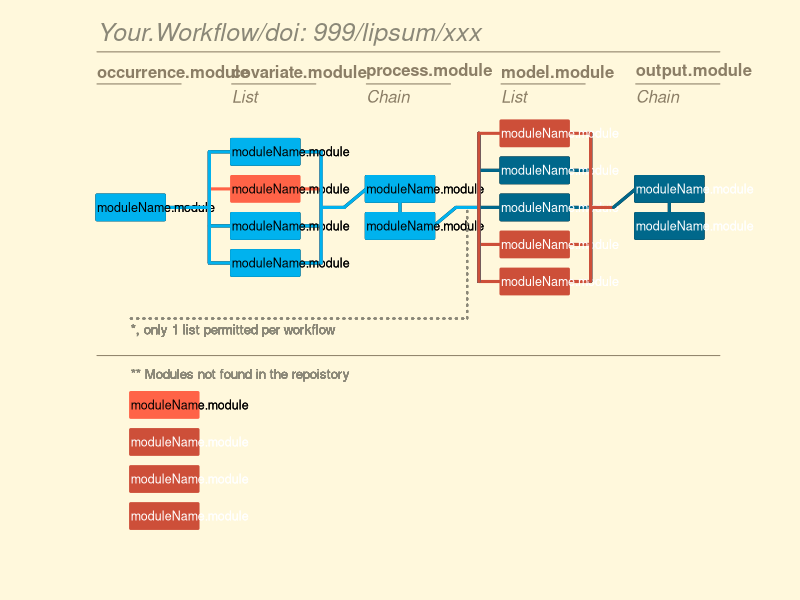

The R source for this figure:
x1 <- c(10,30,50,70,90)		# lower corner for box (Xaxis)
x2 <- c(20,40,60,80,100)	# top corner for box (Xaxis)
xG = x2[1]-x1[1]			# gap between boxes (Xaxis)

yM = 50	# Y val for middle line 
yL = 105	# Y val for title labels, e.g. 'x.module'
yH = 10	# height of boxes (Y axis)
yG = 5	# gap betwen boxes (Yaxis)
yLG = 0	# gap between lines (Yaxis)

# module labels
	ModuleLabels <- function(x1, yL, colr){
		segments(x1[1], yL+8, x2[5]+yG*0.5, yL+8, col=colr)
		text(x1[1], yL, "occurrence.module", 	col=colr, adj=0, font = 2)
		text(x1[2], yL, "covariate.module", 	col=colr, adj=0, font = 2)
		text(x1[3], yL, "process.module", 		col=colr, adj=0, font = 2)
		text(x1[4], yL, "model.module", 		col=colr, adj=0, font = 2)
		text(x1[5], yL, "output.module", 		col=colr, adj=0, font = 2)
		for(k in 1:5) {
			segments(x1[k], yL-5, x2[k]+yG*0.5, yL-5, col=colr)
			if(IsChain[k]==T) text(x1[k], yL-10, "Chain", col=colr, adj=0, font=3)
			if(IsList[k]==T) 	text(x1[k], yL-10, "List", col=colr, adj=0, font=3)
		}
		segments(x1[1], -10, x2[5]+yG*0.5, -10, col=colr)
	}

Boxed <- function( NoOfModules, InModuleList, IsList, x1, x2, xG, yM, yL, yH, yG, yLG, clrs, lW){

ListAlready = 0
ModuleInc    = 0
ColCode      = 1
clrsTXT = "black"
wInc = -35

for(i in 1:5){
	if( i!=1)	segments(x1[i]-xG*0.66, yM, x1[i]-xG*0.33, yM, lwd=lW, col=clrs[ColCode])
	yStart = yM - ( yH*0.5*NoOfModules[i] )  - ( yG*0.5*(NoOfModules[i]-1) ) 
	yNow = yStart 
	yLineStart = yM-(yLG*0.5*(NoOfModules[i]-1))
	yLnow = yLineStart
	for(N in 1:NoOfModules[i]){
		ModuleInc = ModuleInc +1
		if( IsList[i] == T && ListAlready == 1) ListAlready=2
		if(ListAlready != 2){
			if(InModuleList[ModuleInc] == T ) ColCode=1 else ColCode=2
		}else{
			if(InModuleList[ModuleInc] == T ) ColCode=3 else ColCode=4
			clrsTXT = "white"			
		}
		if(IsList[i]==T){
			segments(	x1[i]-(xG*0.33), yStart+0.5*yH, 
					x1[i]-xG*0.33,   yStart+(0.5*yH)+((NoOfModules[i]-1)*(yH+yG)), 
					lwd=lW, col=clrs[ColCode])
			segments(	x2[i]+(xG*0.33), yStart+0.5*yH, 
					x2[i]+xG*0.33,   yStart+(0.5*yH)+((NoOfModules[i]-1)*(yH+yG)), 
					lwd=lW, col=clrs[ColCode])
			segments(	x1[i]-xG*0.33, yNow+0.5*yH, 
					x1[i], yNow+0.5*yH, lwd=lW, col=clrs[ColCode])
			segments(	x2[i], yNow+0.5*yH, 
					x2[i]+xG*0.33, yNow+0.5*yH, lwd=lW, col=clrs[ColCode])
			if(ListAlready==2){
					segments( x1[i]-(xG*0.5), 5, x1[i]-xG*0.5, yM, 
					lwd=1.5, lty= 3, col="cornsilk4")
					segments(x1[1]+0.5*xG, 5, x1[i]-xG*0.5, 5, lwd=1.5, lty= 3, col="cornsilk4")
					text (x1[1]+0.5*xG, 0, "*, only 1 list permitted per workflow", col="cornsilk4", adj=0, cex=0.8)
				ListAlready=2
			}
		}else{
			if(IsChain[i]==T){
				if(i!=1 && N==NoOfModules[i]) segments(x1[i]-xG*0.33, yLnow, x1[i], yNow+0.5*yH, lwd=lW, col=clrs[ColCode])
				if(i!=5 && N==1) segments(x2[i], yNow+0.5*yH, x2[i]+xG*0.33, yLnow, lwd=lW, col=clrs[ColCode])			
				if(N!=NoOfModules[i]) segments(	0.5*(x1[i]+x2[i]), 
										yNow+yH, 0.5*(x1[i]+x2[i]), yNow+yH+yG, lwd=lW, col=clrs[ColCode])			
			}else{
				if(i!=1 ) segments(x1[i]-xG*0.33, yLnow, x1[i], yNow+0.5*yH, lwd=lW, col=clrs[ColCode])
				if(i!=5 ) segments(x2[i], yNow+0.5*yH, x2[i]+xG*0.33, yLnow, lwd=lW, col=clrs[ColCode])			
			}
		}
		rect(x1[i], yNow , x2[i], yNow+yH, col=clrs[ColCode], border=clrs[ColCode], lwd=lW)
		text (x1[i], yNow+0.5*yH, "moduleName.module", col=clrsTXT, adj=0, cex=0.75)

		if( ColCode%%2==0){
			text(x1[1]+(0.5*(x2[1]-x1[1])), -18, "** Modules not found in the repoistory", col="cornsilk4", adj=0, cex=0.8)
			rect(x1[1]+(0.5*(x2[1]-x1[1])), wInc , x2[1]+(0.5*(x2[1]-x1[1])), wInc+yH, col=clrs[ColCode], border=clrs[ColCode], lwd=lW)
			text (x1[1]+(0.5*(x2[1]-x1[1])), wInc+0.5*yH, "moduleName.module", col=clrsTXT, adj=0, cex=0.75)
			wInc = wInc-(yH+yG)
		}

		yNow = yNow + yG + yH
		yLnow = yLnow + yLG
	}
	if( IsList[i] == T && ListAlready == 0) ListAlready=1
}
} # end function 'Boxed'


# fake a number of modules per workflow stage
	NoOfModules  <- c(1,4,2,5,2)
# fake a list for if the module is in repository
	InModuleList <- rep(T, sum(NoOfModules)) 
	InModuleList [c(4,8,9,12)] = F
# fake a list of if workflow stage is a chain (>1 chain allowed)
	IsChain <- c( F, F, T, F, T)
# fake a list of if workflow stage is a list (only 1 list allowed per worfkflow)
	IsList <- c( F, T, F, T, F)

#x11()

par(mar=c(0,0,0,0))
plot(-99,-99, xlim=c(0,110), ylim=c(-100,125),xlab="", ylab="", axes=F )

clrs <- c("deepskyblue2", "tomato", "deepskyblue4", "tomato3")
clrs1 <- c("cornsilk", "tomato", "cornsilk4", "tomato3")
clrs2 <- c("black", NA, "black", NA)
clrs3 <- c("cornsilk", NA, "cornsilk", NA)

rect(-200,-200,200,200, col="cornsilk1", border=F)
text(x1[1], 120, "Your.Workflow/doi: 999/lipsum/xxx", font=3, cex=1.5, col="cornsilk4", adj=0)
ModuleLabels(x1, yL, colr="wheat4")
lW=3
Boxed(NoOfModules, InModuleList, IsList, x1, x2, xG, yM, yL, yH, yG, yLG, clrs2, lW)
lW=3
Boxed(NoOfModules, InModuleList, IsList, x1, x2, xG, yM, yL, yH, yG, yLG, clrs, lW)


